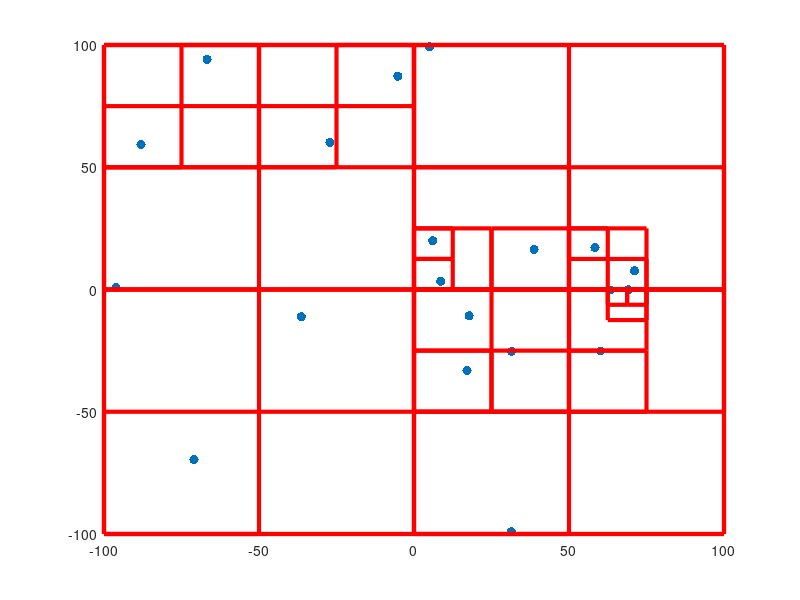

Write MATLAB code to recreate this figure.
P=[60.215 -25.172;
6.024 19.915;
-5.217 87.236;
58.361 17.153;
-96.114 0.741;
-88.063 59.302;
31.401 -99.104;
-71.001 -69.55;
63.251 -0.223;
8.601 3.333;
17.763 -10.789;
38.75 16.393;
-66.749 94.188;
31.461 -25.345;
5.002 99.301;
17.106 -33.114;
71.125 7.703;
69.154 -0.091;
-36.338 -11.108;
-27.148 60.146;];

plot(P(:,1),P(:,2),'.','MarkerSize',20)
hold on;
L=[0 0 200;
50 -50 100;
50 50 100;
-50 50 100;
25 25 50;
75 25 50;
-25 75 50;
-75 25 50;
-75 75 50;
75 -25 50;
25 -75 50;
-50 -50 100;
62.5 -37.5 25;
62.5 -12.5 25;
12.5 12.5 25;
6.25 18.75 12.5;
6.25 6.25 12.5;
25 -25 50;
37.5 12.5 25;
-87.5 62.5 25;
-62.5 87.5 25;
12.5 -12.5 25;
37.5 -37.5 25;
25 75 50;
12.5 -37.5 25;
62.5 12.5 25;
56.25 18.75 12.5;
68.75 6.25 12.5;
68.75 -6.25 12.5;
65.625 -3.125 6.25;
71.875 -3.125 6.25;
-75 -75 50;
-25 -25 50;
-12.5 87.5 25;
-37.5 62.5 25;];
[S,p]=size(L);
for i=1:size(L)
    square=[L(i,1)-L(i,3)/2 L(i,2)-L(i,3)/2;
                 L(i,1)-L(i,3)/2 L(i,2)+L(i,3)/2;
                 L(i,1)+L(i,3)/2 L(i,2)+L(i,3)/2;
                 L(i,1)+L(i,3)/2 L(i,2)-L(i,3)/2;
                 L(i,1)-L(i,3)/2 L(i,2)-L(i,3)/2;];
    plot(square(:,1),square(:,2),'r','LineWidth',3);
end